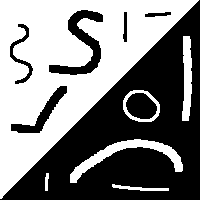
#> input picture binary/vermicelli.png, 200 x 200 px
$ jupyter execute figs-applications.ipynb
#> lines starting #> are read from the running program, lines starting #| are printed output that depends on the picture; after the words box and inside, x2 and y2 are one past the last pixel; in counts of white or black regions, pixels touching at a corner belong together
# Applications in mathematical morphology

[cell 1]
import numpy as np
import skimage.io as io
import skimage.morphology as mo
import matplotlib.pyplot as plt

## Top-hat

[cell 2]
# Image
img = io.imread("vermicelli.png")/255
#> img: shape (200, 200) float64; values 0 (black) and 1 (white), 50% white; 6 white regions, box (x1, y1, x2, y2) and area: (0, 0, 199, 199) 17590, (70, 139, 183, 183) 1172, (182, 36, 192, 121) 658, (123, 90, 160, 122) 339, (112, 184, 169, 191) 179, (45, 173, 49, 191) 56

# Structuring element
E = mo.disk(3)

# Add the structuring element in the image
N = E.shape[0]
d = 5
img[-N-d:-d,-N-d:-d] = E
#> img: shape (200, 200) float64; values 0 (black) and 1 (white), 50.1% white; 7 black regions, largest, box (x1, y1, x2, y2) and area: (0, 0, 200, 200) 17054, (49, 10, 103, 75) 1148, (11, 86, 67, 133) 658

# White top-hat
Tw = img - mo.binary_opening(img,E).astype(np.uint8)
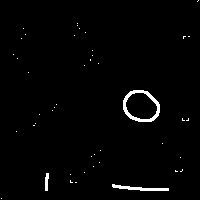
#> Tw: shape (200, 200) float64; values 0 (black) and 1 (white), 1.6% white; 45 white regions (42 under 20 px), largest, box (x1, y1, x2, y2) and area: (123, 90, 160, 122) 339, (112, 184, 169, 191) 179, (45, 173, 49, 191) 56

# Black top-hat
Tb = mo.binary_closing(img,E).astype(np.uint8) - img
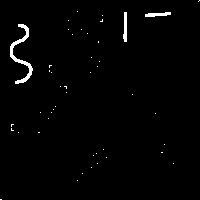
#> Tb: shape (200, 200) float64; values 0 (black) and 1 (white), 1.4% white; 46 white regions (43 under 20 px), largest, box (x1, y1, x2, y2) and area: (10, 24, 33, 84) 324, (123, 12, 127, 42) 95, (145, 12, 171, 17) 87

# Affichage
fig, axs = plt.subplots(1,3,figsize=(15,5))
axs[0].imshow(img, "gray")
axs[0].set_title("Original image")
axs[1].imshow(Tw, "gray")
axs[1].set_title("White top-hat")
axs[2].imshow(Tb, "gray")
axs[2].set_title("Black top-hat")
for i in range(3):
    axs[i].set_xticks([])
    axs[i].set_yticks([])
plt.savefig("top-hat.svg", bbox_inches='tight')
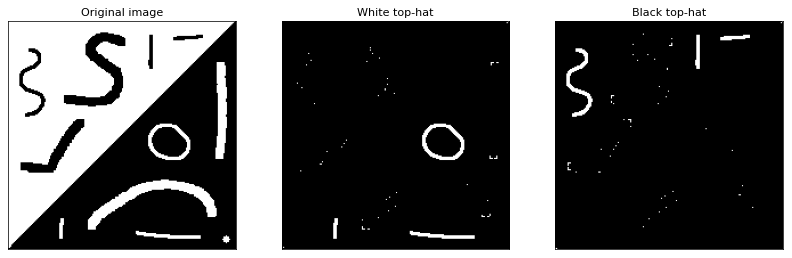
#> figure drawn by matplotlib, 3 panels
plt.show()

## Granulometry

[cell 3]
# Image
img = io.imread("grains2.png")
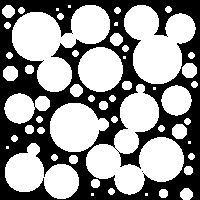
#> input picture binary/grains2.png, 200 x 200 px
#> img: shape (200, 200); 57.7% white; 2 black regions (1 under 20 px), largest, box (x1, y1, x2, y2) and area: (0, 0, 200, 200) 16921
N = img.shape[0]
#> N = 200

# Élément structurant de base
E = mo.disk(3)

# Nombre d'étapes
K = 8

# Ouvertures successives
res = [np.zeros((N,N,K))] * K
granulometry = np.zeros(K)
size = np.zeros(K, dtype=np.int8)
for k in range(K):

    # [5 lines of commented-out code are left out]
    size[k] = 3*(k+1)
    Ek = mo.disk(size[k])

    # Ouverture
    res[k] = mo.binary_opening(img,Ek)

    # Calcul de la granulométrie
    granulometry[k] = np.sum(res[k].ravel())
#> after the loop, granulometry = [22654, 21392, 19716, 19635, 19011, 12380, 8719, 5428]; res = 8 items; size = [3, 6, 9, 12, 15, 18, 21, 24]

# Affichage des images
fig, axs = plt.subplots(3,3, figsize=(10,10))
axs = axs.ravel()
axs[0].imshow(img, "gray")
axs[0].set_title("Original image")
for k in range(K):
    axs[k+1].imshow(res[k], "gray")
    axs[k+1].set_title(f"{size[k]}")
for k in range(K+1):
    axs[k].axis("off")
plt.savefig("granulometry-images.svg", bbox_inches='tight')
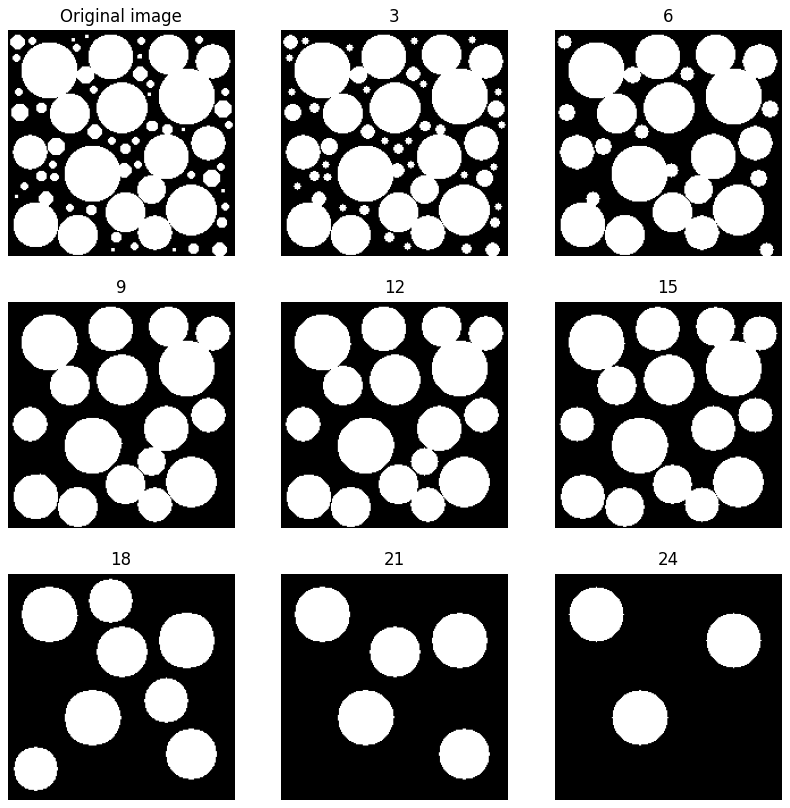
#> figure drawn by matplotlib, 9 panels
plt.show()

# Affichage de la granulométrie et de sa distribution
fig = plt.figure(figsize=(6,3))
plt.plot(size, granulometry, '-o')
plt.xticks(size)
plt.xlabel("Disk size")
plt.ylabel("Granulometry")
plt.savefig("granulometry-plot.svg", bbox_inches='tight')
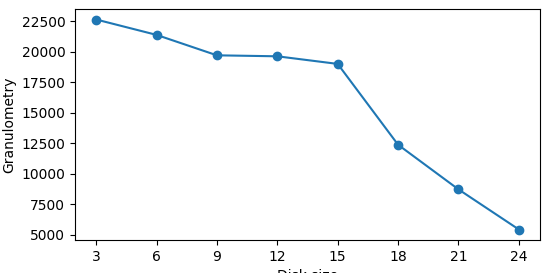
#> figure drawn by matplotlib, 1 panel
plt.show()

## Skeleton

[cell 4]
import skimage.data as data

img = 1 - data.horse()
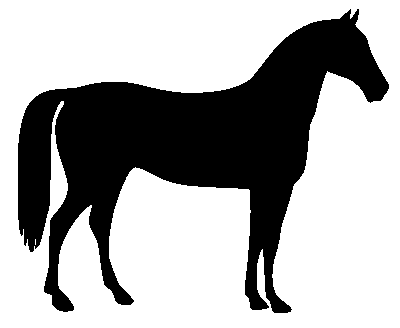
#> input picture skimage.data.horse(), 400 x 328 px
#> img: shape (328, 400) int64; values 0 (black) and 1 (white), 33.1% white; 1 white region, box (x1, y1, x2, y2) and area: (18, 9, 389, 313) 43412
sk = mo.skeletonize(img)
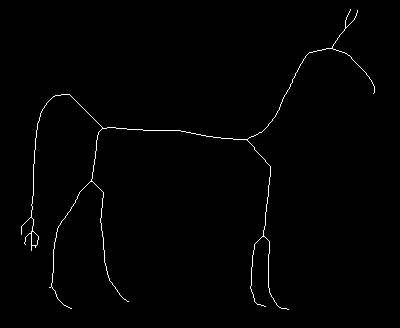
#> sk: shape (328, 400) bool; 0.91% white in thin lines or dots, all inside (x1, y1, x2, y2) = (21, 9, 375, 310)

# Affichage
fig, axs = plt.subplots(1,2,figsize=(10,5))
axs[0].imshow(img, "gray")
axs[0].set_title("Original image")
axs[1].imshow(sk, "gray")
axs[1].set_title("Skeleton")
for i in range(2):
    axs[i].set_xticks([])
    axs[i].set_yticks([])
plt.savefig("skeleton.svg", bbox_inches='tight')
plt.show()
